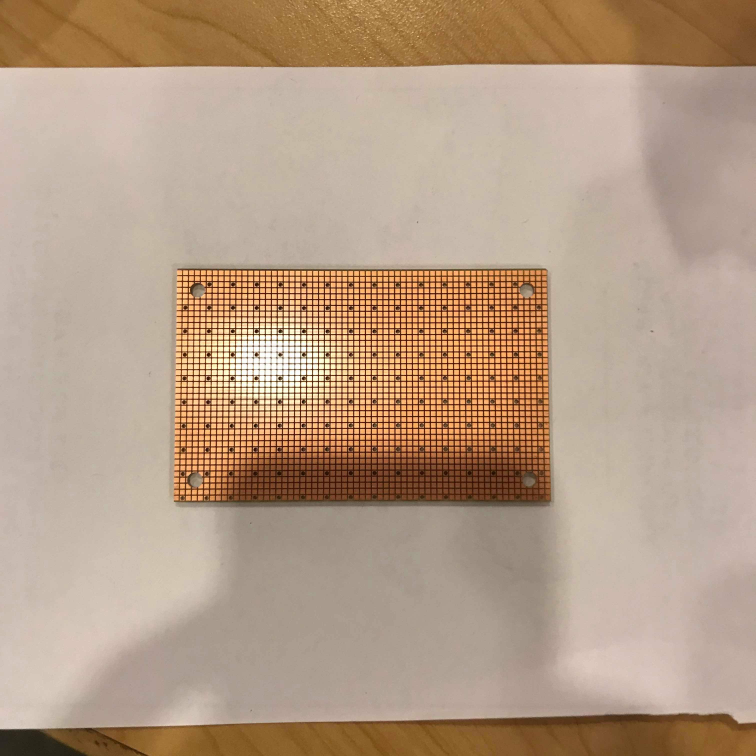
#> input picture CircuitBoardTracking/simple-object-tracking/test.jpg, 3024 x 3024 px (shown at 1/4 size)
$ python CircuitBoardTracking.py
#> lines starting #> are read from the running program, lines starting #| are printed output that depends on the picture; after the words box and inside, x2 and y2 are one past the last pixel; in counts of white or black regions, pixels touching at a corner belong together
import cv2
import imutils
import numpy as np


def show(title, img, write = False, wait = False):
    """
    Displays image using OpenCV functions.
    """
    cv2.namedWindow(title, flags = cv2.WINDOW_NORMAL)
    cv2.imshow(title, img)
    cv2.resizeWindow(title, 1200, 900)
    if write:
        cv2.imwrite(title + ".png", img)
    if wait:
        cv2.waitKey(1)

def findRect(im):
    boundingBoxes = []
    kernel = cv2.getStructuringElement(cv2.MORPH_RECT,(5,5))

    gray = cv2.cvtColor(im, cv2.COLOR_BGR2GRAY)

    thresh = cv2.threshold(gray, 128, 255, cv2.THRESH_BINARY)[1]

    opening = cv2.morphologyEx(thresh, cv2.MORPH_OPEN, kernel)
    opening = cv2.morphologyEx(opening, cv2.MORPH_CLOSE, kernel)

    thresh = cv2.threshold(opening, 128, 255, cv2.THRESH_BINARY)[1]
    show("gray", thresh, False, True)
    cnts, hierarchy = cv2.findContours(thresh.copy(), cv2.RETR_TREE, cv2.CHAIN_APPROX_SIMPLE)

    for cnt in cnts:
        if cv2.contourArea(cnt) < 20000:
            continue
        M = cv2.moments(cnt)
        x,y,w,h = cv2.boundingRect(cnt)
        vals = np.array(cv2.mean(im[y:y+h,x:x+w])).astype(np.uint8)
        cv2.rectangle(im, (x,y), (x + w, y + h), (0, 255, 0), 3)
        cv2.putText(im, str(np.array(cv2.mean(im[y:y+h,x:x+w])).astype(np.uint8)), (x + 1, y + 1), cv2.FONT_HERSHEY_SIMPLEX, 0.3, (0, 0, 0), lineType=cv2.LINE_AA)
        boundingBoxes.append((x, y, x+w, y+h))
        cv2.imshow("frame", im)
        cv2.waitKey(0)
    return boundingBoxes

img = cv2.imread("test.jpg")
#> img is the input picture: shape (3024, 3024, 3); mean B, G, R 134.3, 156.2, 180.8
im = imutils.resize(img, width=400)
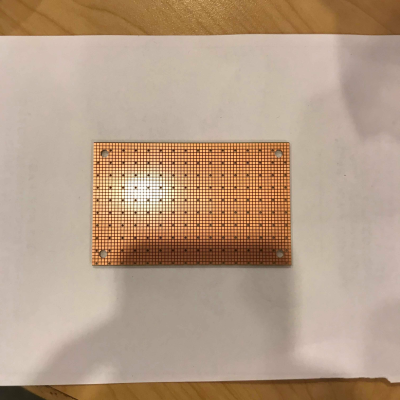
#> im: shape (400, 400, 3); mean B, G, R 134.3, 156.2, 180.8
findRect(im)
#> in findRect, `gray = cv2.cvtColor(im, cv2.COLOR_BGR2GRAY)`:
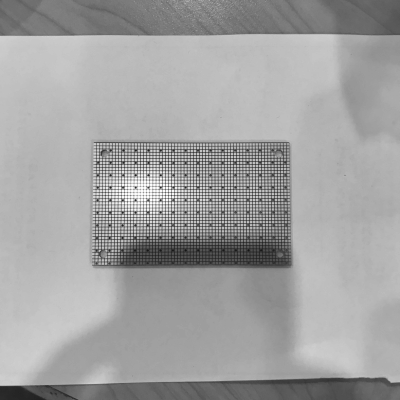
#> gray: shape (400, 400); min 21, max 255, mean 161.2
#> in findRect, `thresh = cv2.threshold(gray, 128, 255, cv2.THRESH_BINARY)[1]`:
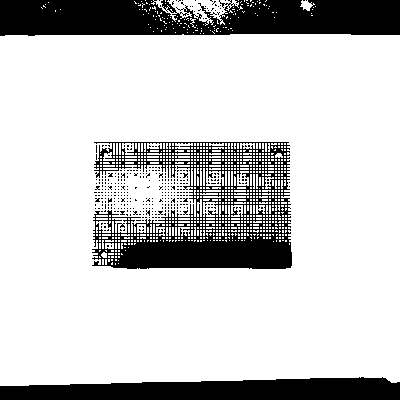
#> thresh: shape (400, 400); 79.3% white; 373 black regions (370 under 20 px), largest, box (x1, y1, x2, y2) and area: (0, 0, 400, 36) 12534, (92, 142, 292, 269) 12325, (0, 377, 400, 400) 7368
#> in findRect, `opening = cv2.morphologyEx(thresh, cv2.MORPH_OPEN, kernel)`:
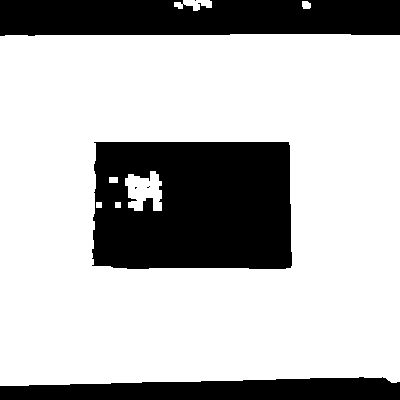
#> opening: shape (400, 400); 72.2% white; 6 black regions (3 under 20 px), largest, box (x1, y1, x2, y2) and area: (92, 142, 292, 269) 23551, (0, 0, 400, 36) 13568, (0, 377, 400, 400) 7369
#> in findRect, `opening = cv2.morphologyEx(opening, cv2.MORPH_CLOSE, kernel)`: opening: shape (400, 400); 72.3% white; 3 black regions
#> in findRect, `cnts, hierarchy = cv2.findContours(thresh.copy(), cv2.RETR_TREE, cv2.C..`: cnts = 7 contours; box (x1, y1, x2, y2) and area: (0, 34, 400, 386) 137994, (92, 141, 293, 270) 24990, (125, 171, 162, 211) 1000, (174, 0, 212, 11) 242, (302, 0, 311, 9) 56, (109, 177, 118, 183) 40, (115, 202, 121, 208) 25
#> the loop in findRect, `for cnt in cnts:` made 7 passes
#> (x, y, w, h, vals) on passes 1 to 2: (0, 34, 400, 352, [145, 163, 185, 0]), (92, 141, 201, 129, [83, 122, 172, 0])
#> cnt on passes 3 to 4: [[115, 202], [115, 207], [120, 207], [120, 202]], [[109, 177], [109, 182], [117, 182], [117, 177]]
#> pass 1, in findRect, `cv2.imshow("frame", im)`:
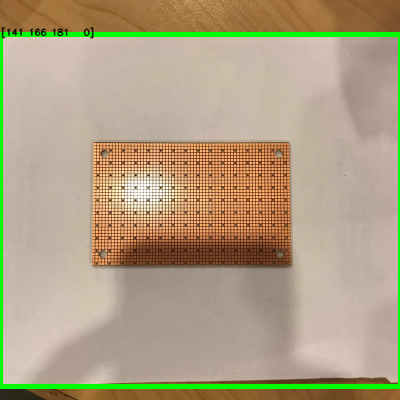
#> window 'frame': shape (400, 400, 3); mean B, G, R 130.6, 160.3, 174.9
#> pass 2, in findRect, `cv2.imshow("frame", im)`:
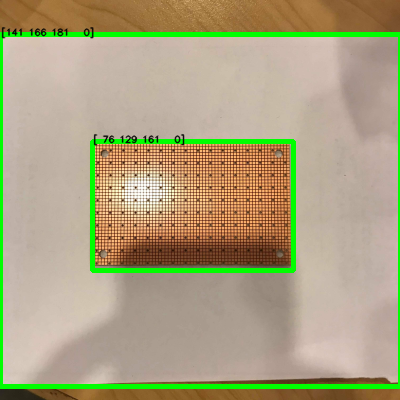
#> window 'frame': shape (400, 400, 3); mean B, G, R 127.8, 162.2, 171.2
#> after the loop in findRect, `for cnt in cnts:`: boundingBoxes = [(0, 34, 400, 386), (92, 141, 293, 270)]
